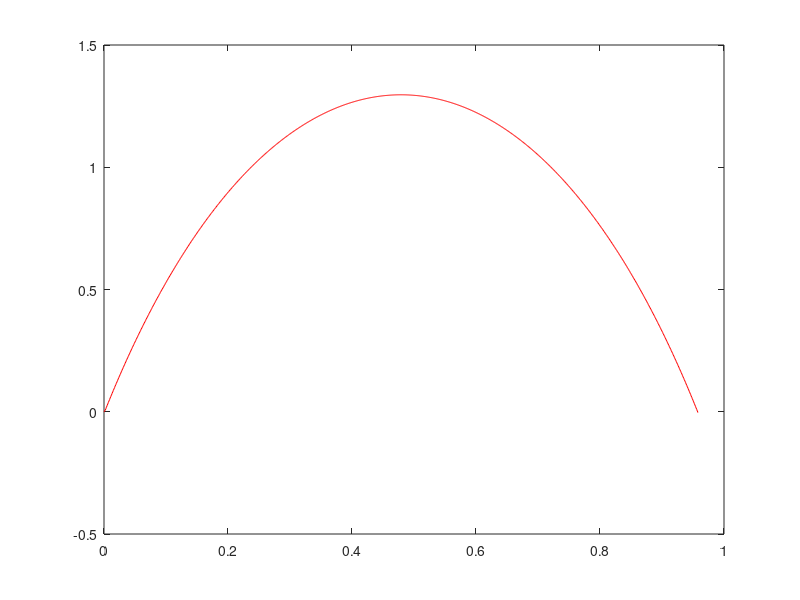

Write MATLAB code to recreate this figure.
clear

lrest = .0843;
l  = .21;
m  = .09;
dx = l - lrest;
k = 76.2;
g = 9.8;
c = .03;

ry(1) = 0;
vy(1) = sqrt (3 * (k * dx^2) / m);
ay(1) = -9.8;

i = 1;
t(1) = 0;

while ry(i)>=0
   i=i + 1;
   dt=.001; 
   t(i)=i * dt;
   
   ry(i)    =   vy(i-1)  *  dt + ry(i-1);
   vy(i)    =   ay(i-1)  *  dt + vy(i-1);
   ay(i)    =   -g - (c * (vy(i))^2) / m;
   
end

plot (t,ry,'r')
